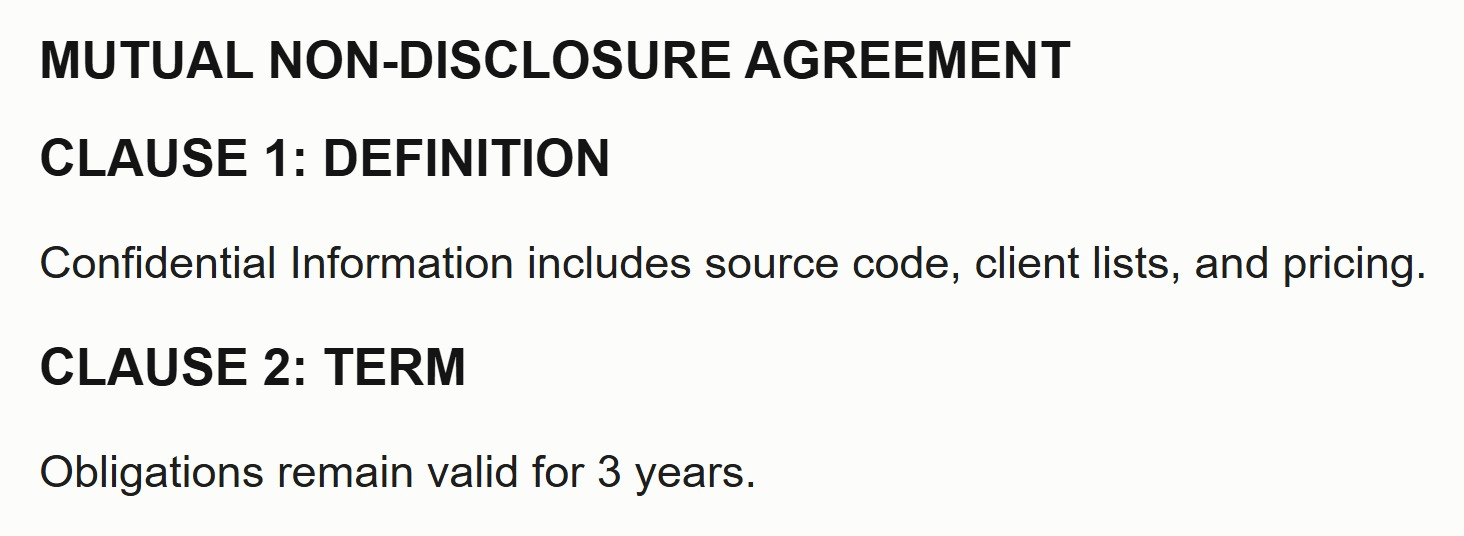
#> input picture scripts/benchmark/datasets/fixtures/mobile_photo_nda_en.jpg, 1464 x 536 px
$ python -i generate_ocr_fixtures.py   (imports and definitions only)
#> lines starting #> are read from the running program, lines starting #| are printed output that depends on the picture
"""Generates OCR benchmark fixture files from ocr_cases.json ground truth.

Single source of truth: the `ground_truth_text` field of each case in
scripts/benchmark/datasets/ocr_cases.json. Existing fixtures are never
overwritten unless --force is given.

Fixture rendering per doc_type (all via Microsoft Edge headless so Bengali
gets proper OpenType shaping through Nirmala UI; PIL/reportlab have no raqm
shaping on Windows and break conjuncts):
  digital_pdf  -> Edge print-to-pdf (real text layer, shaped glyphs)
  docx         -> python-docx paragraphs (extraction reads XML text directly)
  scanned_pdf  -> Edge screenshots wrapped in an image-only PDF (no text layer,
                  forces the hybrid OCR path in app.services.ingestion)
  scanned_image-> Edge screenshot saved as JPG/PNG
"""

from __future__ import annotations

import argparse
import html
import json
import logging
import pathlib
import subprocess
import tempfile

logger = logging.getLogger("fixture_generator")

DATASETS_DIR = pathlib.Path(__file__).resolve().parent / "datasets"
OCR_CASES_FILE = DATASETS_DIR / "ocr_cases.json"

EDGE_CANDIDATES = (
    r"C:\Program Files (x86)\Microsoft\Edge\Application\msedge.exe",
    r"C:\Program Files\Microsoft\Edge\Application\msedge.exe",
)

# doc_types this script can reproduce from ground truth. Anything else
# (e.g. 'garbled_font_bengali_pdf') is a hand-crafted fixture and is
# never generated or overwritten, even with --force.
GENERATABLE_DOC_TYPES = {
    "digital_pdf",
    "docx",
    "scanned_pdf",
    "scanned_pdf_long",
    "scanned_image",
}

# Extra clause pages for OCR-SCAN-010 (a 10-page MSA). Ground-truth lines are
# interleaved verbatim; filler headings let extract_clauses_from_text reach the
# expected_min_clauses threshold while CER stays anchored to GT lines only.
LONG_MSA_PLAN = [
    ("title", 0),   # MASTER SERVICES AGREEMENT
    ("clause", 1),  # CLAUSE 1: DEFINITIONS
    ("filler", "The terms defined in this Clause apply throughout this Agreement."),
    ("filler_clause", "CLAUSE 2: TERM", "The initial term is two (2) years from the Effective Date."),
    ("filler_clause", "CLAUSE 3: PAYMENT", "Invoices are payable within thirty (30) days of receipt."),
    ("clause", 2),  # CLAUSE 7: LIMITATION OF LIABILITY AND NON-COMPETE
    ("filler", 3),  # Vendor shall not compete for 5 years and late penalty is 5% per month.
    ("filler_clause", "CLAUSE 8: INDEMNITY", "Each party shall indemnify the other against third-party claims."),
    ("filler_clause", "CLAUSE 9: DISPUTE RESOLUTION", "Disputes shall be referred to arbitration under the Arbitration Act, 2001."),
    ("filler_clause", "CLAUSE 10: GOVERNING LAW", "This Agreement is governed by the laws of Bangladesh."),
]

# Full document bodies for cases whose expected_min_clauses exceed the ground
# truth line count. GT lines are embedded verbatim (CER anchors only on GT
# lines); filler clauses let the AST parser reach the required clause count,
# mirroring the original hand-made fixtures.
FULL_DOC_LINES: dict[str, list[str]] = {
    "OCR-PDF-012": [
        "SOFTWARE DEVELOPMENT & TECHNOLOGY SERVICE AGREEMENT",
        "Agreement Reference: SDA-2026-011",
        "1. PARTIES TO THE AGREEMENT",
        "Party A – Client",
        "Company Name: Nexora Digital Solutions Ltd.",
        "Party B – Service Provider",
        "Company Name: ByteCraft Technologies Ltd.",
        "2. SCOPE OF SERVICES",
        "The Service Provider shall design, develop, and deliver the software modules described in Schedule A.",
        "3. CONTRACT VALUE AND PAYMENT TERMS",
        "The total contract value shall be BDT 12,00,000 (Twelve Lakh Bangladeshi Taka).",
        "In case of delayed payment, the Client shall pay a late payment charge of 5% per day on the outstanding amount.",
        "4. DELIVERY SCHEDULE",
        "Milestone deliverables shall be accepted within ten (10) business days of submission.",
        "5. INTELLECTUAL PROPERTY RIGHTS",
        "All custom-developed source code shall vest in the Client upon full payment.",
        "6. CONFIDENTIALITY",
        "Each party shall keep confidential all technical and commercial information of the other party.",
        "7. WARRANTIES AND REPRESENTATIONS",
        "The Service Provider warrants that deliverables shall materially conform to the agreed specification.",
        "8. TERM AND TERMINATION",
        "This Agreement remains effective for twenty-four (24) months from the Effective Date.",
        "9. LIMITATION OF LIABILITY",
        "The Service Provider's total liability under this Agreement shall not exceed BDT 50,000 under any circumstances.",
        "10. INDEMNIFICATION",
        "The Service Provider shall indemnify the Client against third-party intellectual property infringement claims.",
        "11. DATA PROTECTION",
        "Personal data shall be processed in compliance with applicable Bangladesh law.",
        "12. FORCE MAJEURE",
        "Neither party is liable for delay caused by events beyond its reasonable control.",
        "13. DISPUTE RESOLUTION",
        "Disputes shall be resolved through arbitration in Dhaka under the Arbitration Act, 2001.",
        "14. GOVERNING LAW",
        "This Agreement is governed by the laws of Bangladesh.",
        "15. AMENDMENTS",
        "Any amendment must be made in writing and signed by both parties.",
        "16. ENTIRE AGREEMENT",
        "This document supersedes all prior negotiations between the parties.",
    ],
    "OCR-PDF-013": [
        "NEXORA GROUP",
        "CORPORATE CONTRACT GOVERNANCE PLAYBOOK",
        "Document ID: NEX-CP-001",
        "1. Purpose and Application",
        "This playbook defines the company's preferred contract positions for all procurement engagements.",
        "2. Definitions",
        "Capitalized terms follow the meanings assigned in the master procurement policy.",
        "3. Payment Terms",
        "Rule CP-003 — Payment Terms",
        "The company's preferred payment structure is:",
        "30% advance.",
        "40% upon milestone completion.",
        "30% after final acceptance.",
        "4. Approval Thresholds",
        "Contracts above BDT 50,00,000 require board-level approval.",
        "5. Liability Caps",
        "Rule CP-006",
        "The company's preferred aggregate liability cap is the total contract value.",
        "6. Confidentiality",
        "Rule CP-007",
        "The preferred confidentiality period is three years after termination, subject to longer protection where appropriate.",
        "7. Warranty Periods",
        "Rule CP-009",
        "The preferred software defect correction period is 60 days after final acceptance.",
        "8. Termination Rights",
        "The company requires termination for convenience with thirty (30) days written notice.",
        "9. Indemnification",
        "Preferred indemnity covers third-party claims arising from negligent performance.",
        "10. Insurance Requirements",
        "Vendors shall maintain comprehensive general liability insurance.",
        "11. Subcontracting",
        "Subcontracting requires prior written consent from the company.",
        "12. Governing Law and Jurisdiction",
        "All agreements are governed by the laws of Bangladesh.",
        "13. Dispute Resolution Preference",
        "The preferred resolution mechanism is arbitration seated in Dhaka.",
        "14. Anti-Corruption Compliance",
        "Vendors shall comply with all applicable anti-bribery laws.",
        "15. Audit Rights",
        "The company may audit vendor records once per contract year.",
        "16. Dual-Source Legal Audit Requirement",
        "Source A — Company Playbook",
        "Source B — Bangladesh Law Database (BDLaw)",
    ],
}


def _gt_lines(case: dict) -> list[str]:
    return [ln for ln in case.get("ground_truth_text", "").splitlines() if ln.strip()]


# [43 lines left out: functions _find_edge, _page_html, _edge_html_path, _edge_run, not called in this run]


def _crop_whitespace(png_path: pathlib.Path, pad: int = 40) -> "PIL.Image.Image":
#> called with pad = 40
    from PIL import Image, ImageChops

    img = Image.open(png_path).convert("RGB")
#> img is the input picture: PIL image 1464x536 RGB; mean R, G, B 236.9, 237, 235.1
    bg = Image.new("RGB", img.size, (252, 252, 250))
    diff = ImageChops.difference(img, bg).convert("L")
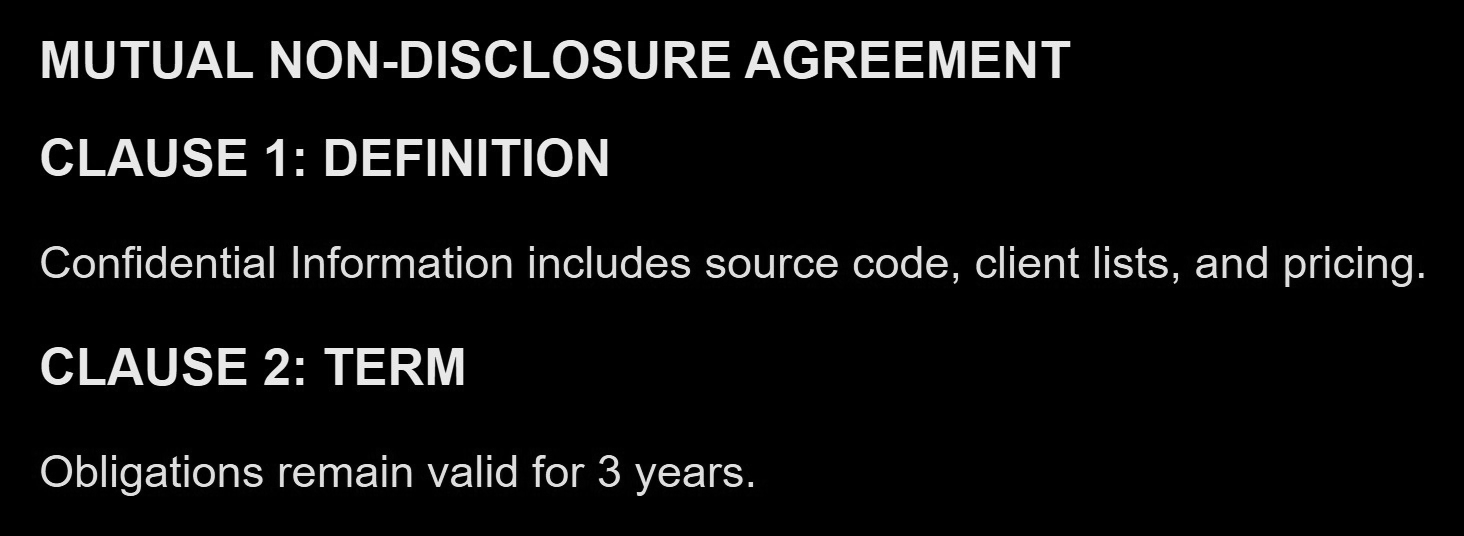
#> diff: PIL image 1464x536 L; min 0, max 244, mean 15.2
    if bbox := diff.getbbox():
        left = max(0, bbox[0] - pad)
        top = max(0, bbox[1] - pad)
        right = min(img.width, bbox[2] + pad)
#> right = 1464
        bottom = min(img.height, bbox[3] + pad)
#> bottom = 536
        img = img.crop((left, top, right, bottom))
    return img


# ---------------------------------------------------------------- digital PDF
# [149 lines left out: functions make_digital_pdf, make_docx, make_scanned_pdf, make_scanned_image, _pages_for_case, generate and 1 more, not called in this run]


# [2 lines not run here, left out]

>>> result = _crop_whitespace('datasets/fixtures/mobile_photo_nda_en.jpg')
